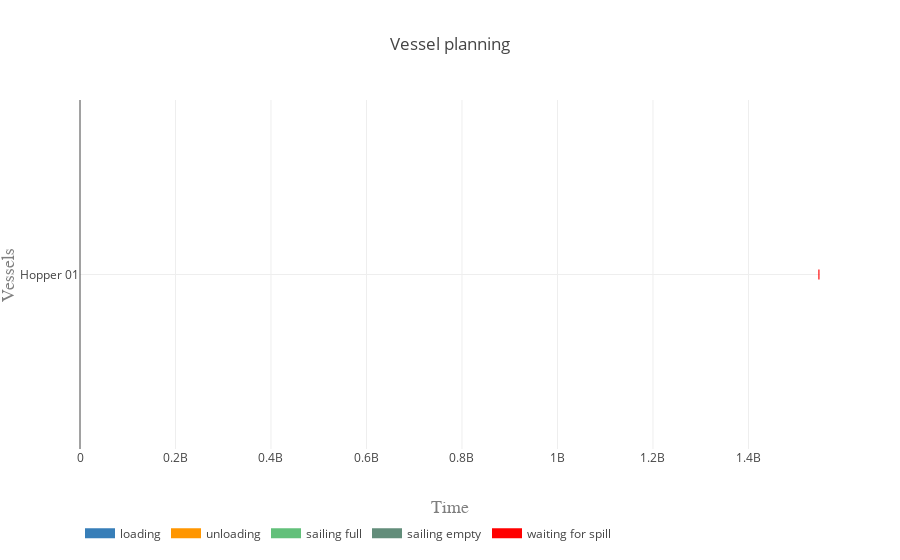

Notebook code for this chart:
### Markdown cell above
## Postprocessing

### Code cell
vessels = [hopper]
activities = ['loading', 'unloading', 'sailing full', 'sailing empty', 'waiting for spill']
colors = {0:'rgb(55,126,184)', 1:'rgb(255,150,0)', 2:'rgb(98, 192, 122)', 3:'rgb(98, 141, 122)', 4:'rgb(255,0,0)'}

plot.vessel_planning(vessels, activities, colors)

### Figure 1 — Plotly figure (JSON) as saved in the notebook; plotly's stock layout.template omitted (floating-point values rounded to 4 significant figures; data arrays with more than 128 entries replaced by an {"elided": "..."} marker saying what was removed)
{"data": [{"connectgaps": false, "hoverinfo": "y+name", "line": {"color": "rgb(55,126,184)", "width": 10}, "mode": "lines", "name": "loading", "type": "scatter", "uid": "7ab9bb61-6edb-4840-aec5-1323163e65eb", "x": {"elided": "500 float values"}, "y": {"elided": "500 str values"}}, {"connectgaps": false, "hoverinfo": "y+name", "line": {"color": "rgb(255,150,0)", "width": 10}, "mode": "lines", "name": "unloading", "type": "scatter", "uid": "4c36eea2-3f40-4329-acbf-b1cc1b245486", "x": {"elided": "500 float values"}, "y": {"elided": "500 str values"}}, {"connectgaps": false, "hoverinfo": "y+name", "line": {"color": "rgb(98, 192, 122)", "width": 10}, "mode": "lines", "name": "sailing full", "type": "scatter", "uid": "e954a45f-d862-4099-b076-1608055baa74", "x": {"elided": "500 float values"}, "y": {"elided": "500 str values"}}, {"connectgaps": false, "hoverinfo": "y+name", "line": {"color": "rgb(98, 141, 122)", "width": 10}, "mode": "lines", "name": "sailing empty", "type": "scatter", "uid": "e0fc1794-eea7-4d5c-be60-7c3823c7b907", "x": {"elided": "495 float values"}, "y": {"elided": "495 str values"}}, {"connectgaps": false, "hoverinfo": "y+name", "line": {"color": "rgb(255,0,0)", "width": 10}, "mode": "lines", "name": "waiting for spill", "type": "scatter", "uid": "6f5857e1-4129-4e9d-bee8-44cfd7c09703", "x": [1546297200, 1546297200, 1548716400, 1548716400, 1548716400], "y": ["Hopper 01", "Hopper 01", "Hopper 01", "Hopper 01", null]}], "layout": {"hovermode": "closest", "legend": {"orientation": "h", "x": 0, "y": -0.2}, "title": "Vessel planning", "xaxis": {"range": [0, 1550000000.0], "title": "Time", "titlefont": {"color": "#7f7f7f", "family": "Courier New, monospace", "size": 18}}, "yaxis": {"title": "Vessels", "titlefont": {"color": "#7f7f7f", "family": "Courier New, monospace", "size": 18}}}}
